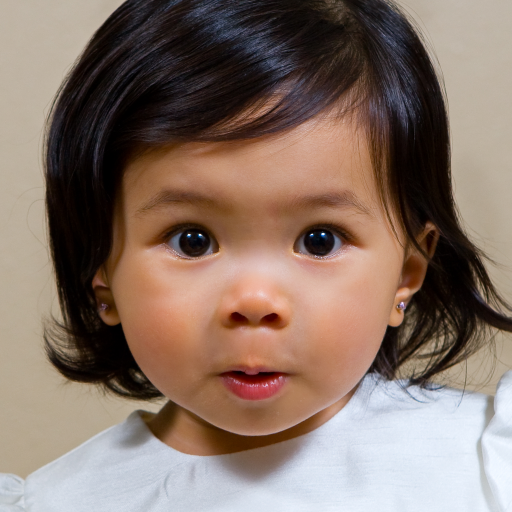
#> input picture dataset/00003.png, 1024 x 1024 px (shown at 1/2 size); its folder holds 4 pictures in this run
$ python dataset.py
#> lines starting #> are read from the running program, lines starting #| are printed output that depends on the picture
from PIL import Image as ImagePil
import numpy as np
import matplotlib
matplotlib.use('TkAgg')
import os
import cv2
import pickle
from pathlib import Path


DATADIR = r"C:\Users\Utilisateur\Desktop\dataset"
def getText(dir):
    img = ImagePil.open(dir)
#> img is the input picture: PIL image 1024x1024 RGB; mean R, G, B 135.4, 115.3, 104.3
    tags = str(img.text).replace("}", "").replace("'", "").split(";")
#> tags = ['{tags: 00003.png', 'type1', 'homme']
    tags.pop(0)
    if('barbe' not in tags):
        tags.append("pas de barbe")
    if('lunettes' not in tags):
        tags.append("pas de lunettes")
    return tags
IMG_SIZE = 50
training_data = []
files = Path(DATADIR).glob('*')
for file in files:
    #file = Path(file)
    filename = os.path.join(file)
    tags = getText(file)
#> tags = ['type1', 'homme', 'pas de barbe', 'pas de lunettes']
    img_array = cv2.imread(filename, cv2.IMREAD_GRAYSCALE)  # convert to array
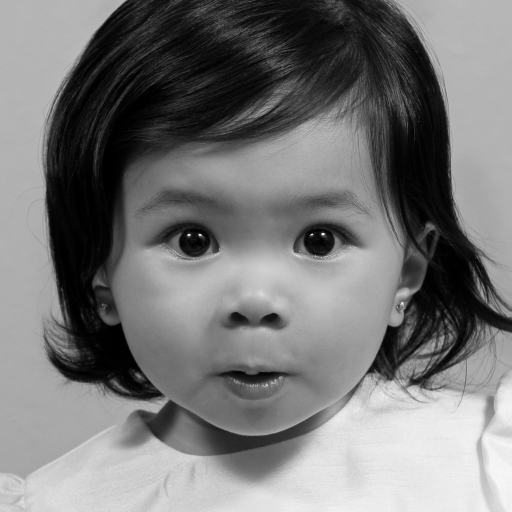
#> img_array: shape (1024, 1024) (shown at 1/2 size); min 0, max 255, mean 119.6
    new_array = cv2.resize(img_array, (IMG_SIZE, IMG_SIZE))  # resize to normalize data size
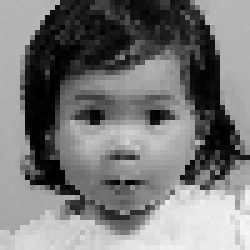
#> new_array: shape (50, 50) (shown 5 times larger); min 0, max 244, mean 119.9
    training_data.append([img_array, tags])  # add this to our training_data
#> pass 2 of the loop `for file in files:`:
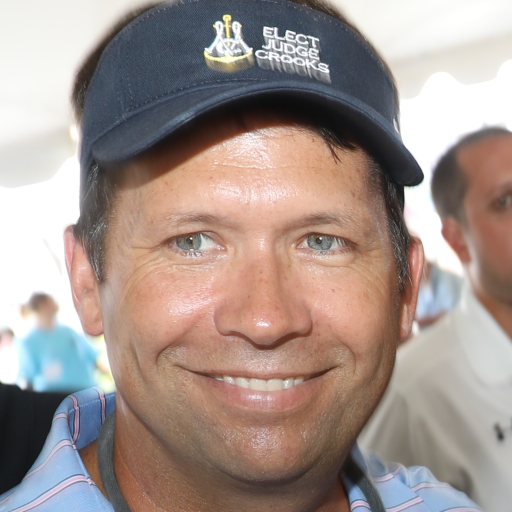
#> input picture dataset/00011.png, 1024 x 1024 px (shown at 1/2 size)
#> in getText, img is the input picture: PIL image 1024x1024 RGB; mean R, G, B 162.7, 147.1, 140.8
#> in getText (call 2), `tags = str(img.text).replace("}", "").replace("'", "").split(";")`: tags = ['{tags: 00011.png', 'type1', 'homme']
#> `img_array = cv2.imread(filename, cv2.IMREAD_GRAYSCALE)`:
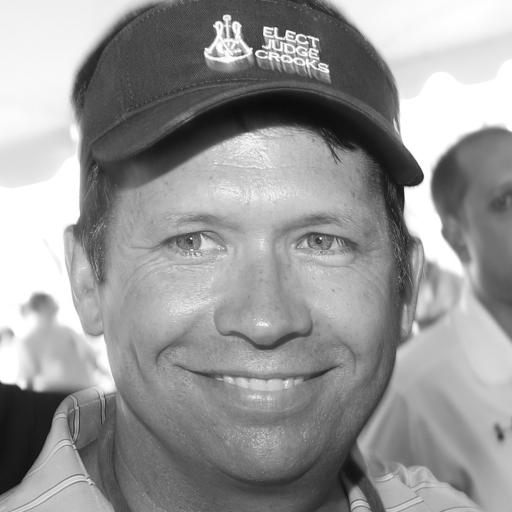
#> img_array: shape (1024, 1024) (shown at 1/2 size); min 10, max 255, mean 150.6
#> `new_array = cv2.resize(img_array, (IMG_SIZE, IMG_SIZE))`:
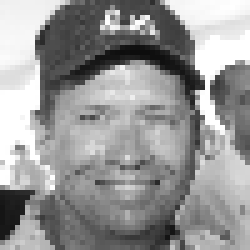
#> new_array: shape (50, 50) (shown 5 times larger); min 13, max 255, mean 150.6
#> pass 3 of the loop `for file in files:`:
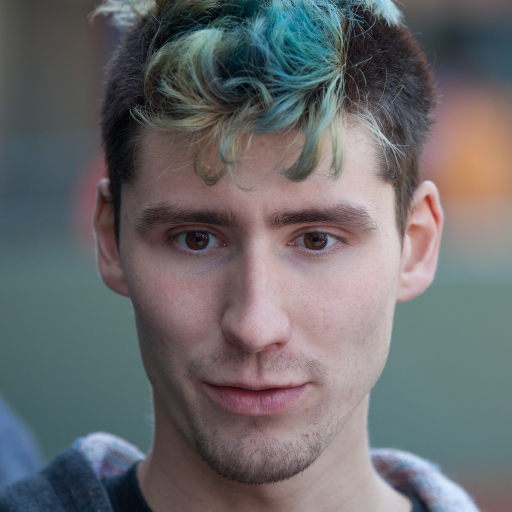
#> input picture dataset/00015.png, 1024 x 1024 px (shown at 1/2 size)
#> in getText, img is the input picture: PIL image 1024x1024 RGB; mean R, G, B 105.9, 105.2, 107.2
#> in getText (call 3), `tags = str(img.text).replace("}", "").replace("'", "").split(";")`: tags = ['{tags: 00015.png', 'type1', 'homme']
#> `img_array = cv2.imread(filename, cv2.IMREAD_GRAYSCALE)`:
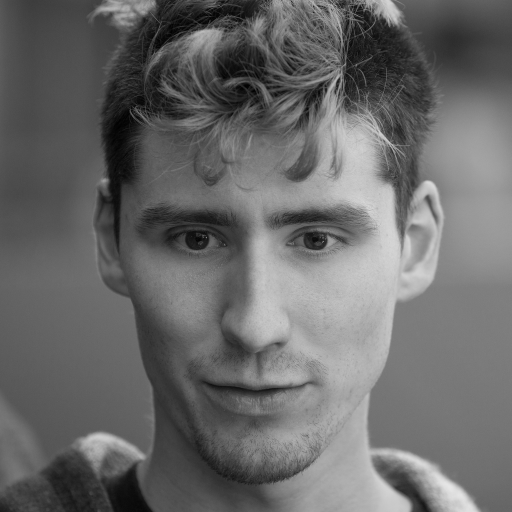
#> img_array: shape (1024, 1024) (shown at 1/2 size); min 0, max 230, mean 105.1
#> `new_array = cv2.resize(img_array, (IMG_SIZE, IMG_SIZE))`:
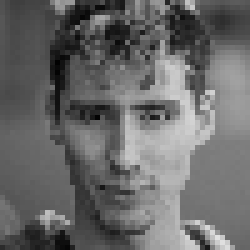
#> new_array: shape (50, 50) (shown 5 times larger); min 1, max 225, mean 105.1
#> the loop made 4 passes; the first 3 are shown


x = []
#> x = []
y = []

for feature, label in training_data:
    x.append(feature)
    y.append(label)

#> (the run stopped early here; a loop or call above may not have finished)
